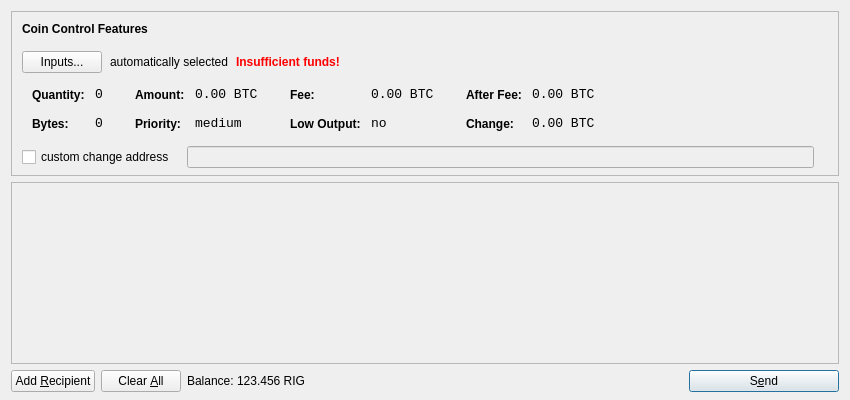
<?xml version="1.0" encoding="UTF-8"?>
<ui version="4.0">
 <class>SendCoinsDialog</class>
 <widget class="QDialog" name="SendCoinsDialog">
  <property name="geometry">
   <rect>
    <x>0</x>
    <y>0</y>
    <width>850</width>
    <height>400</height>
   </rect>
  </property>
  <property name="windowTitle">
   <string>Send Coins</string>
  </property>
  <layout class="QVBoxLayout" name="verticalLayout" stretch="0,1,0">
   <property name="bottomMargin">
    <number>8</number>
   </property>
   <item>
    <widget class="QFrame" name="frameCoinControl">
     <property name="sizePolicy">
      <sizepolicy hsizetype="Expanding" vsizetype="Expanding">
       <horstretch>0</horstretch>
       <verstretch>0</verstretch>
      </sizepolicy>
     </property>
     <property name="maximumSize">
      <size>
       <width>16777215</width>
       <height>16777215</height>
      </size>
     </property>
     <property name="frameShape">
      <enum>QFrame::StyledPanel</enum>
     </property>
     <property name="frameShadow">
      <enum>QFrame::Sunken</enum>
     </property>
     <layout class="QVBoxLayout" name="verticalLayoutCoinControl2">
      <property name="spacing">
       <number>-1</number>
      </property>
      <property name="leftMargin">
       <number>0</number>
      </property>
      <property name="topMargin">
       <number>0</number>
      </property>
      <property name="rightMargin">
       <number>0</number>
      </property>
      <property name="bottomMargin">
       <number>6</number>
      </property>
      <item>
       <layout class="QVBoxLayout" name="verticalLayoutCoinControl" stretch="0,0,0,0,1">
        <property name="spacing">
         <number>0</number>
        </property>
        <property name="leftMargin">
         <number>10</number>
        </property>
        <property name="topMargin">
         <number>10</number>
        </property>
        <item>
         <layout class="QHBoxLayout" name="horizontalLayoutCoinControl1">
          <property name="bottomMargin">
           <number>15</number>
          </property>
          <item>
           <widget class="QLabel" name="labelCoinControlFeatures">
            <property name="sizePolicy">
             <sizepolicy hsizetype="Preferred" vsizetype="Maximum">
              <horstretch>0</horstretch>
              <verstretch>0</verstretch>
             </sizepolicy>
            </property>
            <property name="font">
             <font>
              <weight>75</weight>
              <bold>true</bold>
             </font>
            </property>
            <property name="styleSheet">
             <string notr="true">font-weight:bold;</string>
            </property>
            <property name="text">
             <string>Coin Control Features</string>
            </property>
           </widget>
          </item>
         </layout>
        </item>
        <item>
         <layout class="QHBoxLayout" name="horizontalLayoutCoinControl2" stretch="0,0,0,0">
          <property name="spacing">
           <number>8</number>
          </property>
          <property name="bottomMargin">
           <number>10</number>
          </property>
          <item>
           <widget class="QPushButton" name="pushButtonCoinControl">
            <property name="styleSheet">
             <string notr="true"/>
            </property>
            <property name="text">
             <string>Inputs...</string>
            </property>
           </widget>
          </item>
          <item>
           <widget class="QLabel" name="labelCoinControlAutomaticallySelected">
            <property name="text">
             <string>automatically selected</string>
            </property>
            <property name="margin">
             <number>5</number>
            </property>
           </widget>
          </item>
          <item>
           <widget class="QLabel" name="labelCoinControlInsuffFunds">
            <property name="font">
             <font>
              <weight>75</weight>
              <bold>true</bold>
             </font>
            </property>
            <property name="styleSheet">
             <string notr="true">color:red;font-weight:bold;</string>
            </property>
            <property name="text">
             <string>Insufficient funds!</string>
            </property>
            <property name="margin">
             <number>5</number>
            </property>
           </widget>
          </item>
          <item>
           <spacer name="horizontalSpacerCoinControl">
            <property name="orientation">
             <enum>Qt::Horizontal</enum>
            </property>
            <property name="sizeHint" stdset="0">
             <size>
              <width>40</width>
              <height>1</height>
             </size>
            </property>
           </spacer>
          </item>
         </layout>
        </item>
        <item>
         <widget class="QWidget" name="widgetCoinControl" native="true">
          <property name="sizePolicy">
           <sizepolicy hsizetype="Preferred" vsizetype="Preferred">
            <horstretch>0</horstretch>
            <verstretch>0</verstretch>
           </sizepolicy>
          </property>
          <property name="minimumSize">
           <size>
            <width>0</width>
            <height>0</height>
           </size>
          </property>
          <property name="styleSheet">
           <string notr="true"/>
          </property>
          <layout class="QHBoxLayout" name="horizontalLayoutCoinControl5">
           <property name="margin">
            <number>0</number>
           </property>
           <item>
            <layout class="QHBoxLayout" name="horizontalLayoutCoinControl3" stretch="0,0,0,1">
             <property name="spacing">
              <number>20</number>
             </property>
             <property name="topMargin">
              <number>0</number>
             </property>
             <property name="bottomMargin">
              <number>10</number>
             </property>
             <item>
              <layout class="QFormLayout" name="formLayoutCoinControl1">
               <property name="horizontalSpacing">
                <number>10</number>
               </property>
               <property name="verticalSpacing">
                <number>14</number>
               </property>
               <property name="leftMargin">
                <number>10</number>
               </property>
               <property name="topMargin">
                <number>4</number>
               </property>
               <property name="rightMargin">
                <number>6</number>
               </property>
               <item row="0" column="0">
                <widget class="QLabel" name="labelCoinControlQuantityText">
                 <property name="styleSheet">
                  <string notr="true">font-weight:bold;</string>
                 </property>
                 <property name="text">
                  <string>Quantity:</string>
                 </property>
                 <property name="margin">
                  <number>0</number>
                 </property>
                </widget>
               </item>
               <item row="0" column="1">
                <widget class="QLabel" name="labelCoinControlQuantity">
                 <property name="font">
                  <font>
                   <family>Monospace</family>
                   <pointsize>10</pointsize>
                  </font>
                 </property>
                 <property name="cursor">
                  <cursorShape>IBeamCursor</cursorShape>
                 </property>
                 <property name="contextMenuPolicy">
                  <enum>Qt::ActionsContextMenu</enum>
                 </property>
                 <property name="text">
                  <string notr="true">0</string>
                 </property>
                 <property name="margin">
                  <number>0</number>
                 </property>
                 <property name="textInteractionFlags">
                  <set>Qt::LinksAccessibleByMouse|Qt::TextSelectableByKeyboard|Qt::TextSelectableByMouse</set>
                 </property>
                </widget>
               </item>
               <item row="1" column="0">
                <widget class="QLabel" name="labelCoinControlBytesText">
                 <property name="styleSheet">
                  <string notr="true">font-weight:bold;</string>
                 </property>
                 <property name="text">
                  <string>Bytes:</string>
                 </property>
                </widget>
               </item>
               <item row="1" column="1">
                <widget class="QLabel" name="labelCoinControlBytes">
                 <property name="font">
                  <font>
                   <family>Monospace</family>
                   <pointsize>10</pointsize>
                  </font>
                 </property>
                 <property name="cursor">
                  <cursorShape>IBeamCursor</cursorShape>
                 </property>
                 <property name="contextMenuPolicy">
                  <enum>Qt::ActionsContextMenu</enum>
                 </property>
                 <property name="text">
                  <string notr="true">0</string>
                 </property>
                 <property name="textInteractionFlags">
                  <set>Qt::LinksAccessibleByMouse|Qt::TextSelectableByKeyboard|Qt::TextSelectableByMouse</set>
                 </property>
                </widget>
               </item>
              </layout>
             </item>
             <item>
              <layout class="QFormLayout" name="formLayoutCoinControl2">
               <property name="horizontalSpacing">
                <number>10</number>
               </property>
               <property name="verticalSpacing">
                <number>14</number>
               </property>
               <property name="leftMargin">
                <number>6</number>
               </property>
               <property name="topMargin">
                <number>4</number>
               </property>
               <property name="rightMargin">
                <number>6</number>
               </property>
               <item row="0" column="0">
                <widget class="QLabel" name="labelCoinControlAmountText">
                 <property name="styleSheet">
                  <string notr="true">font-weight:bold;</string>
                 </property>
                 <property name="text">
                  <string>Amount:</string>
                 </property>
                 <property name="margin">
                  <number>0</number>
                 </property>
                </widget>
               </item>
               <item row="0" column="1">
                <widget class="QLabel" name="labelCoinControlAmount">
                 <property name="font">
                  <font>
                   <family>Monospace</family>
                   <pointsize>10</pointsize>
                  </font>
                 </property>
                 <property name="cursor">
                  <cursorShape>IBeamCursor</cursorShape>
                 </property>
                 <property name="contextMenuPolicy">
                  <enum>Qt::ActionsContextMenu</enum>
                 </property>
                 <property name="text">
                  <string notr="true">0.00 BTC</string>
                 </property>
                 <property name="textInteractionFlags">
                  <set>Qt::LinksAccessibleByMouse|Qt::TextSelectableByKeyboard|Qt::TextSelectableByMouse</set>
                 </property>
                </widget>
               </item>
               <item row="1" column="0">
                <widget class="QLabel" name="labelCoinControlPriorityText">
                 <property name="styleSheet">
                  <string notr="true">font-weight:bold;</string>
                 </property>
                 <property name="text">
                  <string>Priority:</string>
                 </property>
                </widget>
               </item>
               <item row="1" column="1">
                <widget class="QLabel" name="labelCoinControlPriority">
                 <property name="font">
                  <font>
                   <family>Monospace</family>
                   <pointsize>10</pointsize>
                  </font>
                 </property>
                 <property name="cursor">
                  <cursorShape>IBeamCursor</cursorShape>
                 </property>
                 <property name="contextMenuPolicy">
                  <enum>Qt::ActionsContextMenu</enum>
                 </property>
                 <property name="text">
                  <string>medium</string>
                 </property>
                 <property name="textInteractionFlags">
                  <set>Qt::LinksAccessibleByMouse|Qt::TextSelectableByKeyboard|Qt::TextSelectableByMouse</set>
                 </property>
                </widget>
               </item>
              </layout>
             </item>
             <item>
              <layout class="QFormLayout" name="formLayoutCoinControl3">
               <property name="horizontalSpacing">
                <number>10</number>
               </property>
               <property name="verticalSpacing">
                <number>14</number>
               </property>
               <property name="leftMargin">
                <number>6</number>
               </property>
               <property name="topMargin">
                <number>4</number>
               </property>
               <property name="rightMargin">
                <number>6</number>
               </property>
               <item row="0" column="0">
                <widget class="QLabel" name="labelCoinControlFeeText">
                 <property name="styleSheet">
                  <string notr="true">font-weight:bold;</string>
                 </property>
                 <property name="text">
                  <string>Fee:</string>
                 </property>
                 <property name="margin">
                  <number>0</number>
                 </property>
                </widget>
               </item>
               <item row="0" column="1">
                <widget class="QLabel" name="labelCoinControlFee">
                 <property name="font">
                  <font>
                   <family>Monospace</family>
                   <pointsize>10</pointsize>
                  </font>
                 </property>
                 <property name="cursor">
                  <cursorShape>IBeamCursor</cursorShape>
                 </property>
                 <property name="contextMenuPolicy">
                  <enum>Qt::ActionsContextMenu</enum>
                 </property>
                 <property name="text">
                  <string notr="true">0.00 BTC</string>
                 </property>
                 <property name="textInteractionFlags">
                  <set>Qt::LinksAccessibleByMouse|Qt::TextSelectableByKeyboard|Qt::TextSelectableByMouse</set>
                 </property>
                </widget>
               </item>
               <item row="1" column="0">
                <widget class="QLabel" name="labelCoinControlLowOutputText">
                 <property name="styleSheet">
                  <string notr="true">font-weight:bold;</string>
                 </property>
                 <property name="text">
                  <string>Low Output:</string>
                 </property>
                </widget>
               </item>
               <item row="1" column="1">
                <widget class="QLabel" name="labelCoinControlLowOutput">
                 <property name="font">
                  <font>
                   <family>Monospace</family>
                   <pointsize>10</pointsize>
                  </font>
                 </property>
                 <property name="cursor">
                  <cursorShape>IBeamCursor</cursorShape>
                 </property>
                 <property name="contextMenuPolicy">
                  <enum>Qt::ActionsContextMenu</enum>
                 </property>
                 <property name="text">
                  <string>no</string>
                 </property>
                 <property name="textInteractionFlags">
                  <set>Qt::LinksAccessibleByMouse|Qt::TextSelectableByKeyboard|Qt::TextSelectableByMouse</set>
                 </property>
                </widget>
               </item>
              </layout>
             </item>
             <item>
              <layout class="QFormLayout" name="formLayoutCoinControl4">
               <property name="horizontalSpacing">
                <number>10</number>
               </property>
               <property name="verticalSpacing">
                <number>14</number>
               </property>
               <property name="leftMargin">
                <number>6</number>
               </property>
               <property name="topMargin">
                <number>4</number>
               </property>
               <property name="rightMargin">
                <number>6</number>
               </property>
               <item row="0" column="0">
                <widget class="QLabel" name="labelCoinControlAfterFeeText">
                 <property name="styleSheet">
                  <string notr="true">font-weight:bold;</string>
                 </property>
                 <property name="text">
                  <string>After Fee:</string>
                 </property>
                 <property name="margin">
                  <number>0</number>
                 </property>
                </widget>
               </item>
               <item row="0" column="1">
                <widget class="QLabel" name="labelCoinControlAfterFee">
                 <property name="font">
                  <font>
                   <family>Monospace</family>
                   <pointsize>10</pointsize>
                  </font>
                 </property>
                 <property name="cursor">
                  <cursorShape>IBeamCursor</cursorShape>
                 </property>
                 <property name="contextMenuPolicy">
                  <enum>Qt::ActionsContextMenu</enum>
                 </property>
                 <property name="text">
                  <string notr="true">0.00 BTC</string>
                 </property>
                 <property name="textInteractionFlags">
                  <set>Qt::LinksAccessibleByMouse|Qt::TextSelectableByKeyboard|Qt::TextSelectableByMouse</set>
                 </property>
                </widget>
               </item>
               <item row="1" column="0">
                <widget class="QLabel" name="labelCoinControlChangeText">
                 <property name="styleSheet">
                  <string notr="true">font-weight:bold;</string>
                 </property>
                 <property name="text">
                  <string>Change:</string>
                 </property>
                </widget>
               </item>
               <item row="1" column="1">
                <widget class="QLabel" name="labelCoinControlChange">
                 <property name="font">
                  <font>
                   <family>Monospace</family>
                   <pointsize>10</pointsize>
                  </font>
                 </property>
                 <property name="cursor">
                  <cursorShape>IBeamCursor</cursorShape>
                 </property>
                 <property name="contextMenuPolicy">
                  <enum>Qt::ActionsContextMenu</enum>
                 </property>
                 <property name="text">
                  <string notr="true">0.00 BTC</string>
                 </property>
                 <property name="textInteractionFlags">
                  <set>Qt::LinksAccessibleByMouse|Qt::TextSelectableByKeyboard|Qt::TextSelectableByMouse</set>
                 </property>
                </widget>
               </item>
              </layout>
             </item>
            </layout>
           </item>
          </layout>
         </widget>
        </item>
        <item>
         <layout class="QHBoxLayout" name="horizontalLayoutCoinControl4" stretch="0,0,0">
          <property name="spacing">
           <number>12</number>
          </property>
          <property name="sizeConstraint">
           <enum>QLayout::SetDefaultConstraint</enum>
          </property>
          <property name="topMargin">
           <number>5</number>
          </property>
          <property name="rightMargin">
           <number>5</number>
          </property>
          <item>
           <widget class="QCheckBox" name="checkBoxCoinControlChange">
            <property name="text">
             <string>custom change address</string>
            </property>
           </widget>
          </item>
          <item>
           <widget class="QLineEdit" name="lineEditCoinControlChange">
            <property name="enabled">
             <bool>false</bool>
            </property>
            <property name="sizePolicy">
             <sizepolicy hsizetype="Expanding" vsizetype="Fixed">
              <horstretch>0</horstretch>
              <verstretch>0</verstretch>
             </sizepolicy>
            </property>
           </widget>
          </item>
          <item>
           <widget class="QLabel" name="labelCoinControlChangeLabel">
            <property name="sizePolicy">
             <sizepolicy hsizetype="Preferred" vsizetype="Expanding">
              <horstretch>0</horstretch>
              <verstretch>0</verstretch>
             </sizepolicy>
            </property>
            <property name="minimumSize">
             <size>
              <width>0</width>
              <height>0</height>
             </size>
            </property>
            <property name="text">
             <string/>
            </property>
            <property name="margin">
             <number>3</number>
            </property>
           </widget>
          </item>
         </layout>
        </item>
        <item>
         <spacer name="verticalSpacerCoinControl">
          <property name="orientation">
           <enum>Qt::Vertical</enum>
          </property>
          <property name="sizeHint" stdset="0">
           <size>
            <width>800</width>
            <height>1</height>
           </size>
          </property>
         </spacer>
        </item>
       </layout>
      </item>
     </layout>
    </widget>
   </item>
   <item>
    <widget class="QScrollArea" name="scrollArea">
     <property name="widgetResizable">
      <bool>true</bool>
     </property>
     <widget class="QWidget" name="scrollAreaWidgetContents">
      <property name="geometry">
       <rect>
        <x>0</x>
        <y>0</y>
        <width>830</width>
        <height>165</height>
       </rect>
      </property>
      <layout class="QVBoxLayout" name="verticalLayout_2">
       <property name="margin">
        <number>0</number>
       </property>
       <item>
        <layout class="QVBoxLayout" name="entries">
         <property name="spacing">
          <number>6</number>
         </property>
        </layout>
       </item>
       <item>
        <spacer name="verticalSpacer">
         <property name="orientation">
          <enum>Qt::Vertical</enum>
         </property>
         <property name="sizeHint" stdset="0">
          <size>
           <width>20</width>
           <height>40</height>
          </size>
         </property>
        </spacer>
       </item>
      </layout>
     </widget>
    </widget>
   </item>
   <item>
    <layout class="QHBoxLayout" name="horizontalLayout">
     <item>
      <widget class="QPushButton" name="addButton">
       <property name="toolTip">
        <string>Send to multiple recipients at once</string>
       </property>
       <property name="text">
        <string>Add &amp;Recipient</string>
       </property>
       <property name="icon">
        <iconset resource="../bitcoin.qrc">
         <normaloff>:/icons/add</normaloff>:/icons/add</iconset>
       </property>
       <property name="autoDefault">
        <bool>false</bool>
       </property>
      </widget>
     </item>
     <item>
      <widget class="QPushButton" name="clearButton">
       <property name="sizePolicy">
        <sizepolicy hsizetype="Minimum" vsizetype="Fixed">
         <horstretch>0</horstretch>
         <verstretch>0</verstretch>
        </sizepolicy>
       </property>
       <property name="toolTip">
        <string>Remove all transaction fields</string>
       </property>
       <property name="text">
        <string>Clear &amp;All</string>
       </property>
       <property name="icon">
        <iconset resource="../bitcoin.qrc">
         <normaloff>:/icons/remove</normaloff>:/icons/remove</iconset>
       </property>
       <property name="autoRepeatDelay">
        <number>300</number>
       </property>
       <property name="autoDefault">
        <bool>false</bool>
       </property>
      </widget>
     </item>
     <item>
      <layout class="QHBoxLayout" name="horizontalLayout_2">
       <property name="spacing">
        <number>3</number>
       </property>
       <item>
        <widget class="QLabel" name="label">
         <property name="text">
          <string>Balance:</string>
         </property>
        </widget>
       </item>
       <item>
        <widget class="QLabel" name="labelBalance">
         <property name="cursor">
          <cursorShape>IBeamCursor</cursorShape>
         </property>
         <property name="text">
          <string>123.456 RIG</string>
         </property>
         <property name="textInteractionFlags">
          <set>Qt::LinksAccessibleByMouse|Qt::TextSelectableByKeyboard|Qt::TextSelectableByMouse</set>
         </property>
        </widget>
       </item>
      </layout>
     </item>
     <item>
      <spacer name="horizontalSpacer">
       <property name="orientation">
        <enum>Qt::Horizontal</enum>
       </property>
       <property name="sizeHint" stdset="0">
        <size>
         <width>40</width>
         <height>20</height>
        </size>
       </property>
      </spacer>
     </item>
     <item>
      <widget class="QPushButton" name="sendButton">
       <property name="minimumSize">
        <size>
         <width>150</width>
         <height>0</height>
        </size>
       </property>
       <property name="toolTip">
        <string>Confirm the send action</string>
       </property>
       <property name="text">
        <string>S&amp;end</string>
       </property>
       <property name="icon">
        <iconset resource="../bitcoin.qrc">
         <normaloff>:/icons/send</normaloff>:/icons/send</iconset>
       </property>
       <property name="default">
        <bool>true</bool>
       </property>
      </widget>
     </item>
    </layout>
   </item>
  </layout>
 </widget>
 <resources>
  <include location="../bitcoin.qrc"/>
 </resources>
 <connections/>
</ui>
